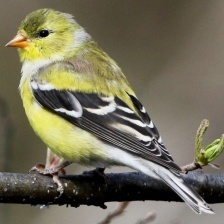
#> input picture ClassWork/Bird Speciees Dataset/AMERICAN GOLDFINCH/001.jpg, 224 x 224 px, found by its file name
$ jupyter execute second_day.ipynb
#> lines starting #> are read from the running program, lines starting #| are printed output that depends on the picture; after the words box and inside, x2 and y2 are one past the last pixel; in counts of white or black regions, pixels touching at a corner belong together
[cell 1]
import cv2 as cv
import numpy as np
import matplotlib.pyplot as plt
from IPython.display import Image, display

[cell 2]
# [8 lines left out: function show_image_simple, not called in this run]

[cell 3]
# [40 lines left out: function show_images, not called in this run]

[cell 4]
def imshow(title='', image=None, size=10):
    """
    نمایش یک تصویر با عنوان و اندازه قابل تنظیم

    Args:
        title (str): عنوان تصویر
        image (numpy.ndarray): تصویر ورودی
        size (int): اندازه نمایش
    """
    if image is None:
        print("تصویر ورودی نمی‌تواند None باشد")
        return

    W, H = image.shape[:2]
    aspect_ratio = H / W
    plt.figure(figsize=(aspect_ratio * size, size))

    # تبدیل BGR به RGB برای نمایش صحیح
    if len(image.shape) == 3:
        plt.imshow(cv.cvtColor(image, cv.COLOR_BGR2RGB))
    else:
        plt.imshow(image, cmap='gray')

    plt.title(title, fontsize=14)
    plt.axis('off')
    plt.show()

# ===============================
# بخش 1: خواندن و نمایش اولیه تصویر
# ===============================

[cell 5]
# خواندن تصویر (مسیر را به تصویر مورد نظر خود تغییر دهید)
image_path = "Bird Speciees Dataset/BARN OWL/001.jpg"
image = cv.imread(image_path, cv.IMREAD_COLOR)
#> image is the input picture: shape (224, 224, 3); mean B, G, R 90.5, 111.6, 116.7

if image is None:
    print(f"خطا: نمی‌توان تصویر را از مسیر {image_path} خواند")
    # برای تست، یک تصویر نمونه ایجاد می‌کنیم
    image = np.random.randint(0, 255, (224, 224, 3), dtype=np.uint8)

print(f"ابعاد تصویر: {image.shape}")
#| ابعاد تصویر: (224, 224, 3)
print(f"نوع داده: {image.dtype}")
#| نوع داده: uint8

# ===============================
# بخش 2: رسم اشکال هندسی روی تصویر
# ===============================

[cell 6]
# رسم خط
line_image = image.copy()
cv.line(line_image, (30, 20), (100, 100), (4, 123, 55), thickness=10, lineType=cv.LINE_AA)
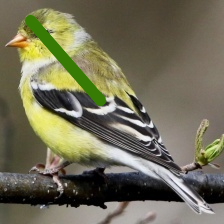
#> line_image: shape (224, 224, 3); 2.86% of pixels changed, all inside (x1, y1, x2, y2) = (24, 14, 107, 107)
imshow("خط روی تصویر", line_image)

[cell 7]
# رسم دایره
circle_image = image.copy()
cv.circle(circle_image, (100, 100), 50, (0, 0, 255), thickness=10, lineType=cv.LINE_AA)
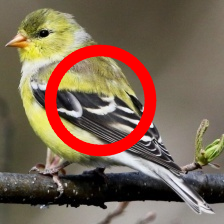
#> circle_image: shape (224, 224, 3); 8.09% of pixels changed, all inside (x1, y1, x2, y2) = (44, 44, 157, 157)
imshow("دایره روی تصویر", circle_image)

$ run again, with ClassWork/Bird Speciees Dataset/AMERICAN GOLDFINCH/004.jpg copied over ClassWork/Bird Speciees Dataset/AMERICAN GOLDFINCH/001.jpg
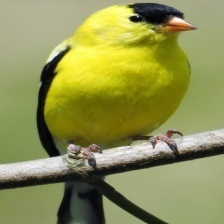
#> input picture ClassWork/Bird Speciees Dataset/AMERICAN GOLDFINCH/004.jpg, 224 x 224 px, found by its file name
#> image is the input picture: shape (224, 224, 3); mean B, G, R 81.9, 145.8, 143.1
#| ابعاد تصویر: (224, 224, 3)
#| نوع داده: uint8
#> `cv.line(line_image, (30, 20), (100, 100), (4, 123, 55), thickness=10, ..`:
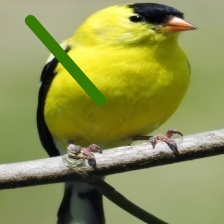
#> line_image: shape (224, 224, 3); 2.86% of pixels changed, all inside (x1, y1, x2, y2) = (24, 14, 107, 107)
#> `cv.circle(circle_image, (100, 100), 50, (0, 0, 255), thickness=10, lin..`:
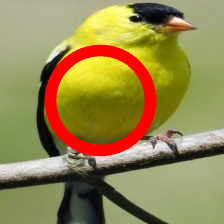
#> circle_image: shape (224, 224, 3); 8.09% of pixels changed, all inside (x1, y1, x2, y2) = (44, 44, 157, 157)

$ run again, with ClassWork/Bird Speciees Dataset/AMERICAN GOLDFINCH/006.jpg copied over ClassWork/Bird Speciees Dataset/AMERICAN GOLDFINCH/001.jpg
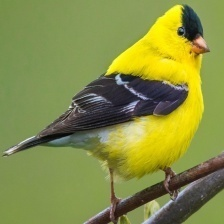
#> input picture ClassWork/Bird Speciees Dataset/AMERICAN GOLDFINCH/006.jpg, 224 x 224 px, found by its file name
#> image is the input picture: shape (224, 224, 3); mean B, G, R 69.4, 142.7, 134.3
#| ابعاد تصویر: (224, 224, 3)
#| نوع داده: uint8
#> `cv.line(line_image, (30, 20), (100, 100), (4, 123, 55), thickness=10, ..`:
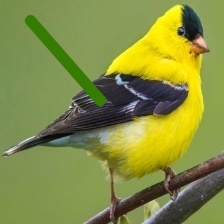
#> line_image: shape (224, 224, 3); 2.86% of pixels changed, all inside (x1, y1, x2, y2) = (24, 14, 107, 107)
#> `cv.circle(circle_image, (100, 100), 50, (0, 0, 255), thickness=10, lin..`:
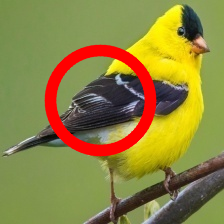
#> circle_image: shape (224, 224, 3); 8.09% of pixels changed, all inside (x1, y1, x2, y2) = (44, 44, 157, 157)

$ run again, with ClassWork/Bird Speciees Dataset/AMERICAN GOLDFINCH/007.jpg copied over ClassWork/Bird Speciees Dataset/AMERICAN GOLDFINCH/001.jpg
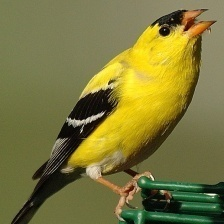
#> input picture ClassWork/Bird Speciees Dataset/AMERICAN GOLDFINCH/007.jpg, 224 x 224 px, found by its file name
#> image is the input picture: shape (224, 224, 3); mean B, G, R 59.9, 119.3, 123.7
#| ابعاد تصویر: (224, 224, 3)
#| نوع داده: uint8
#> `cv.line(line_image, (30, 20), (100, 100), (4, 123, 55), thickness=10, ..`:
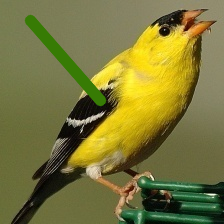
#> line_image: shape (224, 224, 3); 2.86% of pixels changed, all inside (x1, y1, x2, y2) = (24, 14, 107, 107)
#> `cv.circle(circle_image, (100, 100), 50, (0, 0, 255), thickness=10, lin..`:
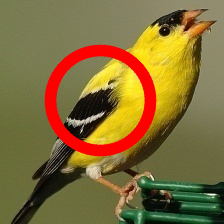
#> circle_image: shape (224, 224, 3); 8.09% of pixels changed, all inside (x1, y1, x2, y2) = (44, 44, 157, 157)
